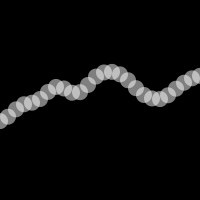
Frame 1 (no input)
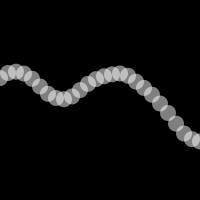
Frame 60 (the mouse pressed at the canvas centre just before this capture)
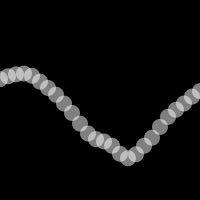
Frame 120 (the mouse held since frame 60 and released just before this capture)

The Processing sketch that drew these frames (run headless with seeded random() and noise(); from frame 60 on, the mouse is pressed at the canvas centre):

// Processing sketch: NoiseWave
// ── NoiseWave.pde
/**
 * Noise Wave
 * by Daniel Shiffman.  
 * 
 * Using Perlin Noise to generate a wave-like pattern. 
 * 
 * Created 2 May 2005
 */
 
int xspacing = 8;   // How far apart should each horizontal location be spaced
int w;              // Width of entire wave

float yoff = 0.0f;        // 2nd dimension of perlin noise
float[] yvalues;          // Using an array to store height values for the wave (not entirely necessary)

void setup() {
  size(200,200);
  frameRate(30);
  colorMode(RGB,255,255,255,100);
  smooth();
  w = width+16;
  yvalues = new float[w/xspacing];
}

void draw() {
  background(0);
  calcWave();
  renderWave();

}

void calcWave() {
  float dx = 0.05f;
  float dy = 0.01f;
  float amplitude = 100.0f;

  // Increment y ('time')
  yoff += dy;

  //float xoff = 0.0;  // Option #1
  float xoff = yoff; // Option #2

  for (int i = 0; i < yvalues.length; i++) {
    // Using 2D noise function
    //yvalues[i] = (2*noise(xoff,yoff)-1)*amplitude; // Option #1
    // Using 1D noise function
    yvalues[i] = (2*noise(xoff)-1)*amplitude;    // Option #2
    xoff+=dx;
  }

}

void renderWave() {
  // A simple way to draw the wave with an ellipse at each location
  for (int x = 0; x < yvalues.length; x++) {
    noStroke();
    fill(255,50);
    ellipseMode(CENTER);
    ellipse(x*xspacing,width/2+yvalues[x],16,16);
  }
}
